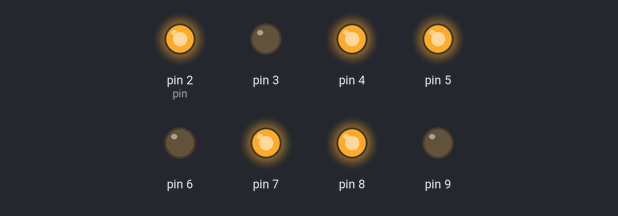
The sketch below on a simulated Arduino Uno, built with avr-gcc and run on an emulated ATmega328P. Parts: output pins drawn as LEDs (lit = HIGH).

Above: at 0.1 s.
Timing chart, 0 to 1.6 s (numbered marks = the images above):
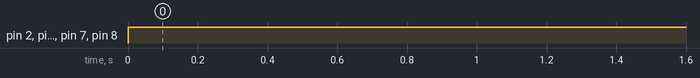

Measured:
- by itself, pin 2 (pin), pin 4, pin 5, pin 7, pin 8: LOW → HIGH at 0.00 s

The sketch:

7_Segments.ino
```cpp
byte seven_seg_digits[10][7] = {
  {1,1,1,1,1,1,0},
  {0,1,1,0,0,0,0},
  {1,1,0,1,1,0,1},
  {1,1,1,1,0,0,1},
  {0,1,1,0,0,1,1},
  {1,0,1,1,0,1,1},
  {1,0,1,1,1,1,1},
  {1,1,1,0,0,0,0},
  {1,1,1,1,1,1,1},
  {1,1,1,0,0,1,1}
};

void setup() {
  pinMode(2, OUTPUT);
  pinMode(3, OUTPUT);
  pinMode(4, OUTPUT);
  pinMode(5, OUTPUT);
  pinMode(6, OUTPUT);
  pinMode(7, OUTPUT);
  pinMode(8, OUTPUT);
  pinMode(9, OUTPUT);

  writeDot(0);
}

void writeDot(byte dot) {
  digitalWrite(9, dot);
}

void sevenSegWrite(byte digit) {
  byte pin = 2;
  for (byte segCount = 0; segCount < 7; ++segCount) {
    digitalWrite(pin, seven_seg_digits[digit][segCount]);
    ++pin;
  }
}

void loop() {
  sevenSegWrite(5);
}
```
